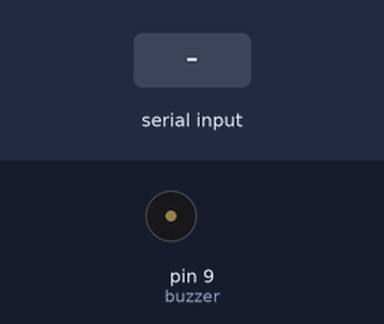
The sketch below on a simulated Arduino Uno, built with avr-gcc and run on an emulated ATmega328P. Shown: buzzer (waves = sounding). The inputs (shaded band) are chosen by the test bench.

Above: at 1.2 s.
1.3 s: "90,45\n" received over the second serial link
At 3.5 s:
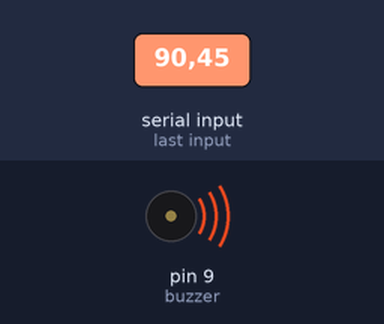
3.8 s: "0\n" received over the second serial link
At 5.8 s:
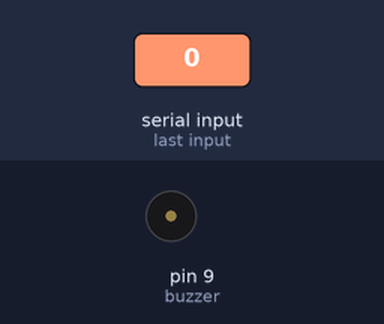
6.3 s: "30,150\n" received over the second serial link
At 8.4 s:
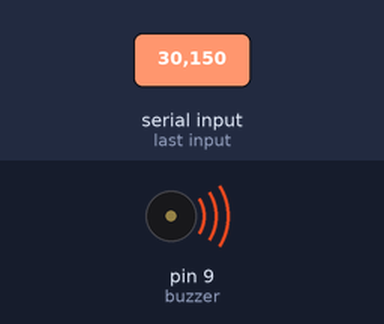
Timing chart, 0 to 9.9 s (numbered marks = the images above; inputs shaded):
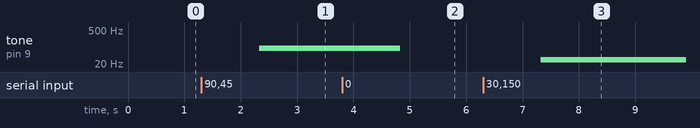

Measured:
- after the input at 1.3 s, tone on pin 9 (buzzer): silent → 90 Hz after 1.0 s
- after the input at 3.8 s, tone on pin 9 (buzzer): 90 Hz → silent after 1.0 s
- after the input at 6.3 s, tone on pin 9 (buzzer): silent → 30 Hz after 1.0 s

The sketch:

BluetoothActivatedBuzzer.ino
```cpp
#include <SoftwareSerial.h>// import the serial library
const int buzzer = 9; //buzzer to arduino pin 9

SoftwareSerial BT(10, 11); // RX, TX
String BluetoothData; // the data given from Computer
int intBluetoothData;

void setup()
{
  // put your setup code here, to run once:
  BT.begin(9600);
  BT.println("Bluetooth On please Enter frequency to make sound ..");
  // Set buzzer - pin 9 as an output
  pinMode(buzzer, OUTPUT);
}

void loop()
{
  // put your main code here, to run repeatedly:
  if (BT.available())
  {
    BluetoothData=BT.readString();
    intBluetoothData = BluetoothData.toInt();
    BT.print("Input recieved : ");
    BT.println(intBluetoothData);
    if(intBluetoothData > 0)
    {
      // if number 1 pressed ....
      tone(buzzer, intBluetoothData ); // Send 10KHz sound signal...
      //delay(10);        // ...for 1 sec
      BT.println("Sending signals .... ");
      //types(BluetoothData);
    }
    if (intBluetoothData == 0)
    {
      // if number 0 Entered ....
      noTone(buzzer);     // Stop sound...
      BT.println("Stopped sending signals .... ");
    }
  }
delay(10);// prepare for next data ...
}
```
